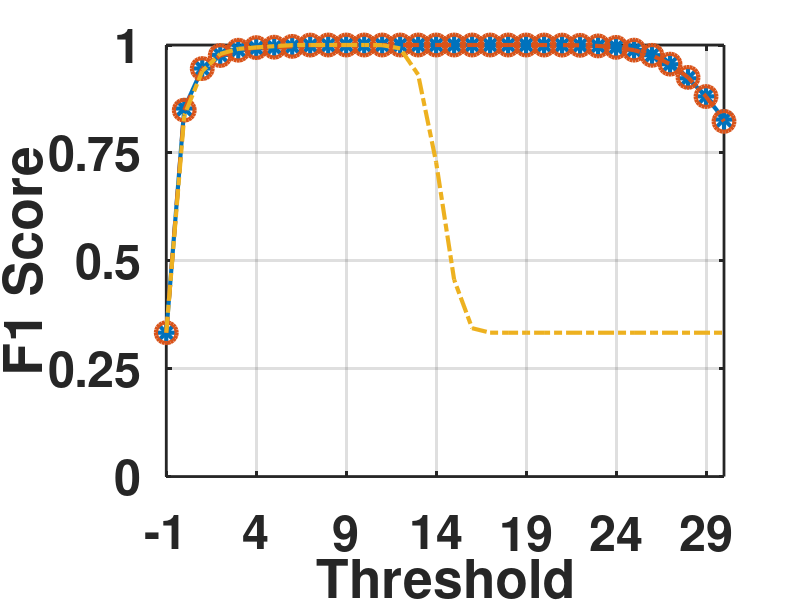

This figure's MATLAB source: (Note: this script raises an error after producing the figure.)
%%%%%%%%%%%%%%%%%%%%%%%%%%%%%%%%%%%%%%%%%%%%%%%%%%
% plot multiple line chart
%%%%%%%%%%%%%%%%%%%%%%%%%%%%%%%%%%%%%%%%%%%%%%%%%%
clear all;

record_auto_right = load("./data/auto_multiple-flatten-trial_right_f1.mat");
record_pca_right  = load("./data/pca_multiple-flatten-trial_right_f1.mat");
record_dict_right = load("./data/dict_multiple-flatten-trial_right_f1.mat");

threshold = -1:1:30;

f_plot_auto	= plot(threshold, record_auto_right.f1,'-*', 'MarkerSize',15, 'DisplayName', 'Auto-encoder','LineWidth',3);

hold on

f_plot_pca 	= plot(threshold, record_pca_right.f1,'--o', 'MarkerSize',15, 'DisplayName', 'Subspace Projection','LineWidth',3);

hold on

f_plot_dict	= plot(threshold, record_dict_right.f1,'-.', 'MarkerSize',15, 'DisplayName', 'Dictionary Learning','LineWidth',3);


ylabel('F1 Score','FontSize',40,'FontWeight','bold');
xlabel('Threshold','FontSize',40,'FontWeight','bold');

xlim([-1, 30]) % set X axis limitation
ylim([0, 1]) % set X axis limitation

set(gca, 'FontSize',35,'FontWeight','bold','linewidth',2); % set axes style

set(gca, 'XTick', (-1:5:30)); % min:step:max
set(gca, 'YTick', (0:0.25:1)); % min:step:max

grid on

% set legend
lgd =legend([]);
lgd.Box = 'on';

box on
lgd.LineWidth = 1.5;
lgd.FontSize = 25;
lgd.FontWeight = 'bold';

hold off;


%%%%%%%%%%%%%%%%%%%%%%%%%%%%%%%%%%%%%%%%%%%%%%%%%%
% plot double Y line chart
%%%%%%%%%%%%%%%%%%%%%%%%%%%%%%%%%%%%%%%%%%%%%%%%%%
clear all;

s=load("./data/auto_multiple-trial_left_recall_precision_f1.mat");
threshold = -1:0.1:2;
precision = s.precision;
recall = s.recall;
f= s.f1;


yyaxis left
precision_plot 	= plot(threshold, precision,'-*', 'MarkerSize',15, 'DisplayName', 'Precision','LineWidth',3);
hold on;
ylabel('Precision','FontSize',40,'FontWeight','bold');
set(gca,'YTick',(0:0.25:1))
ylim([0 1])

yyaxis right
recall_plot 	= plot(threshold, recall,'--o','MarkerSize',15,'DisplayName', 'Recall','LineWidth',3);
ylabel('Recall','FontSize',40,'FontWeight','bold');
set(gca,'YTick',(0:0.25:1))
ylim([0 1])

xlim([-1 2])
set(gca, 'XTick', (-1:0.5:2)); 

xlabel('Threshold','FontSize',40,'FontWeight','bold');

set(gca, 'FontSize',35,'FontWeight','bold','linewidth',2); % set axes style

grid on

% set legend
lgd =legend([]);
lgd.Box = 'on';

box on
lgd.LineWidth = 1.5;
lgd.FontSize = 28;
lgd.FontWeight = 'bold';

hold off;

